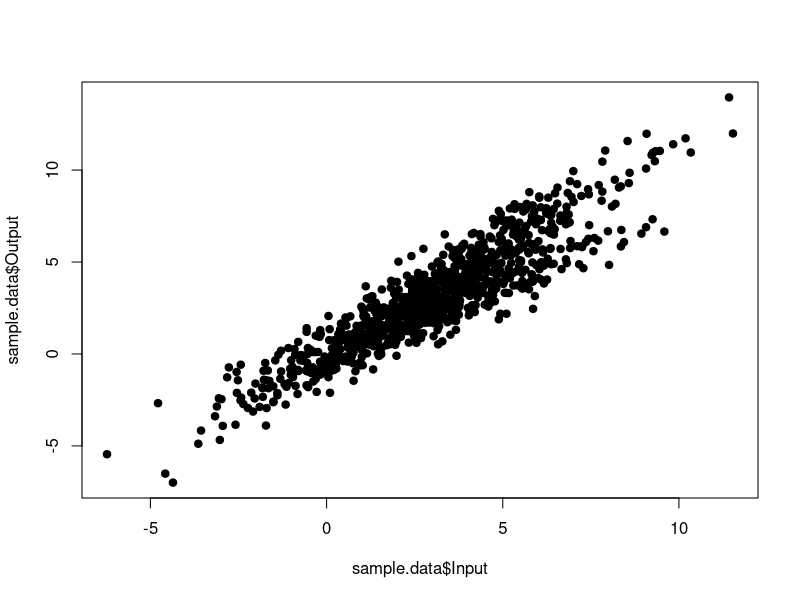
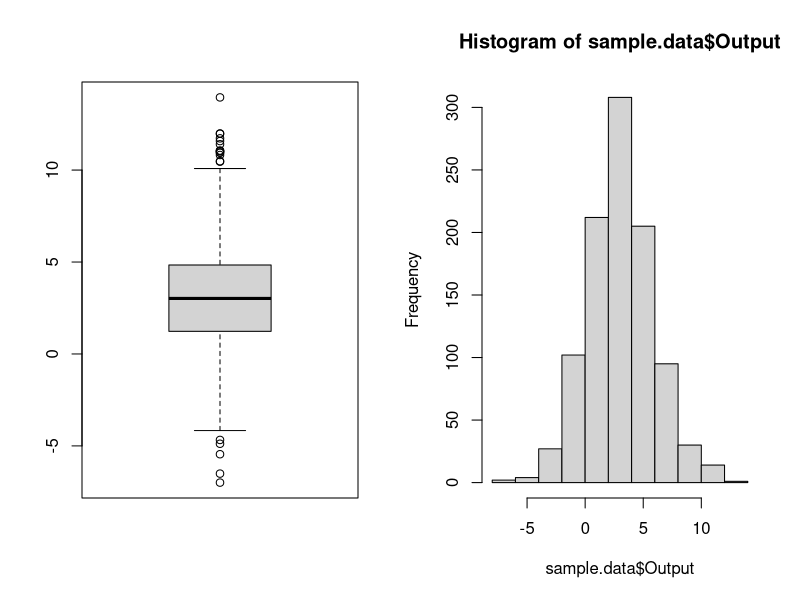
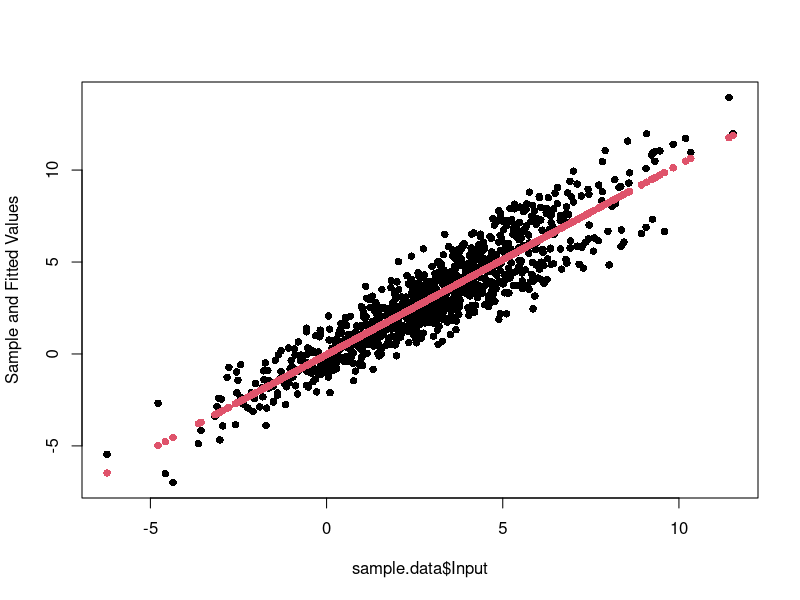
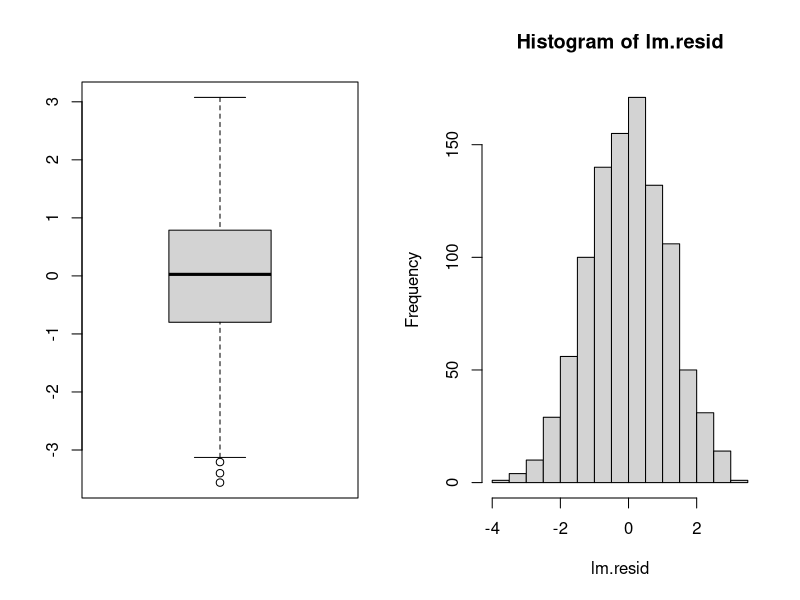
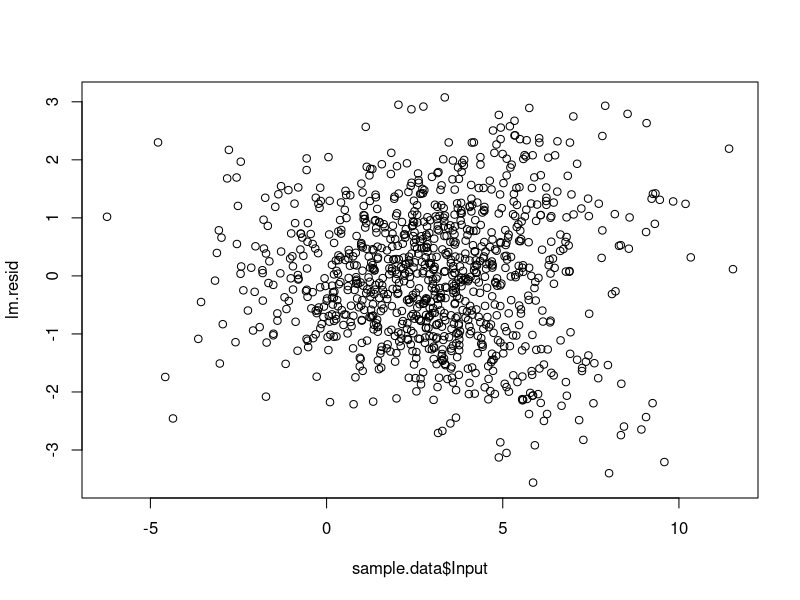
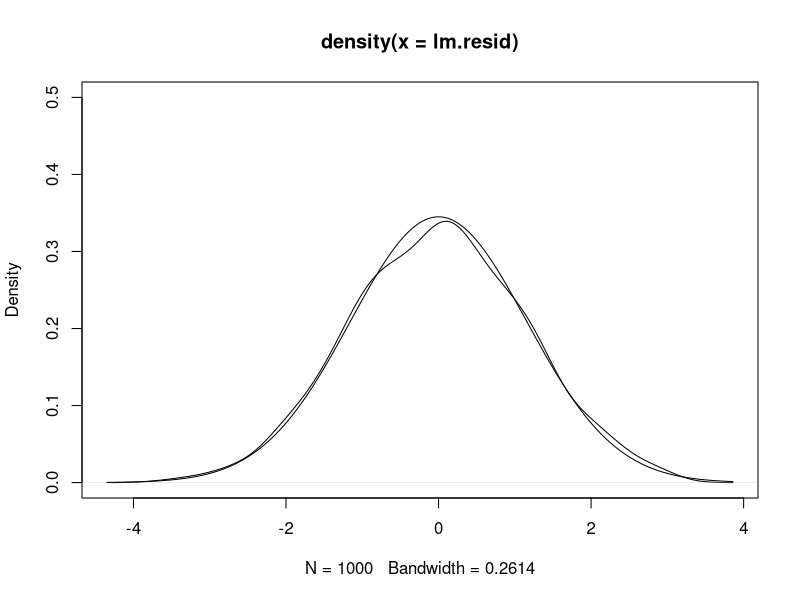
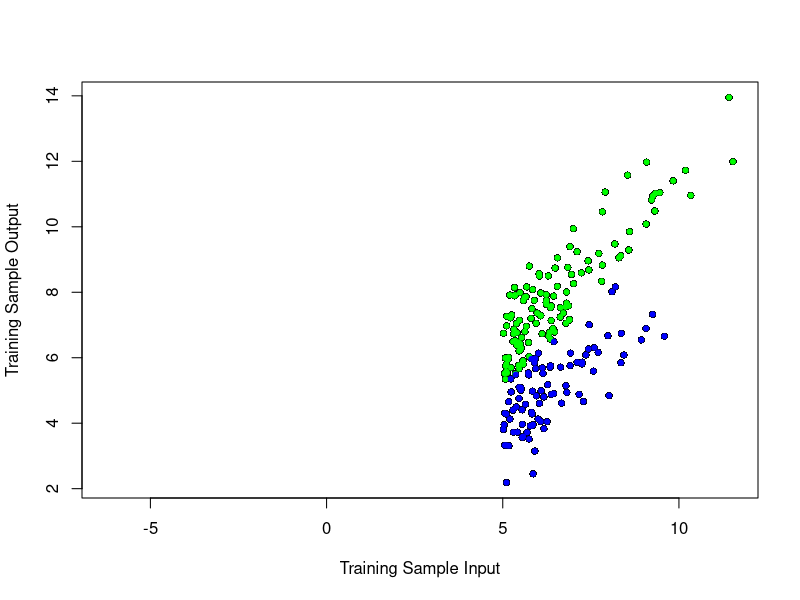
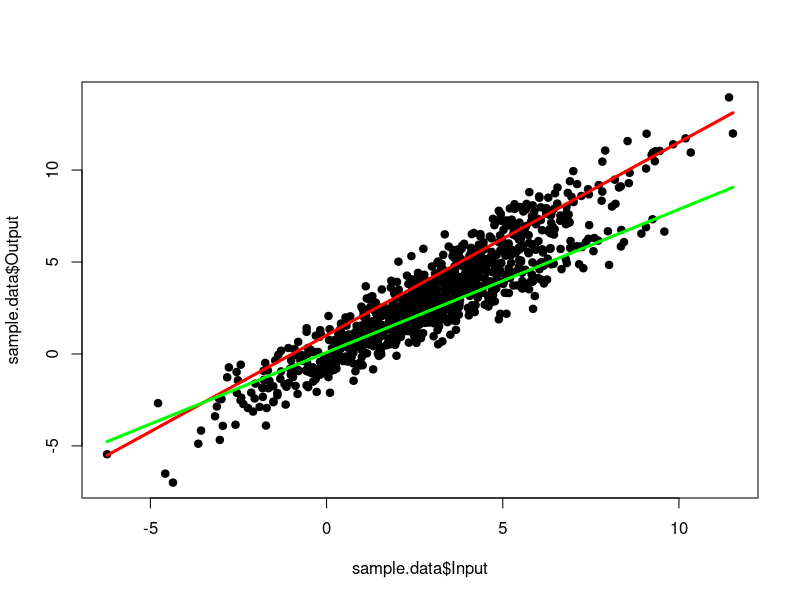

Write R code to recreate these figures, in order.
## ---- chunk 1
options(scipen = 5)
## ---- chunk 2
# Import linear model ('lm') data
sample.data <- read.csv("ResidualAnalysisProjectData_2.csv")
head(sample.data)
plot(sample.data$Input,sample.data$Output, type="p",pch=19)
par(mfrow=c(1,2))
boxplot(sample.data$Output)
hist(sample.data$Output)
par(mfrow=c(1,1))
sample.n <- length(sample.data$Input)
## ---- chunk 3
lm <- lm(Output ~ Input, sample.data)
lm$coefficients
matplot(sample.data$Input, cbind(sample.data$Output, lm$fitted.values),
       type = "p", pch = 16, ylab = "Sample and Fitted Values")

lm.beta0.est <- lm$coefficients[1]
lm.beta1.est <- lm$coefficients[2]
lm.y.fit <- sample.data$Input * lm.beta1.est + lm.beta0.est
lm.resid <- sample.data$Output - lm.y.fit
## ---- chunk 4
(lm.summary <- summary(lm))
## ---- chunk 5
par(mfrow=c(1,2))
boxplot(lm.resid)
hist(lm.resid)
par(mfrow=c(1,1))
## ---- chunk 6
all.equal(as.vector(lm$residuals), lm.resid)
all.equal(as.vector(lm$fitted.values), lm.y.fit)

lm.resid <- lm$residuals
plot(sample.data$Input, lm.resid)

lm.resid.density <- density(lm.resid)
plot(lm.resid.density, ylim = c(0, 0.5))
lines(lm.resid.density$x,
      dnorm(lm.resid.density$x, mean = mean(lm.resid), sd = sd(lm.resid)))
## ---- chunk 7
# Create vectors for 3 training samples, each with a column of our Input values,
#   followed by a column of NA values
sample.na <- rep(NA, sample.n)
sample.training <- data.frame(trainInput = sample.data$Input, trainOutput = sample.na)
sample.training.steep <- data.frame(trainSteepInput = sample.data$Input, 
                                    trainSteepOutput = sample.na)
sample.training.flat <- data.frame(trainFlatInput = sample.data$Input, 
                                   trainFlatOutput = sample.na)

head(cbind(sample.data, sample.training, sample.training.steep, sample.training.flat))
## ---- chunk 8
# Create a selector for Input >= 5, focusing only on the right area of the plot
selector.training.base <- sample.data$Input >= 5

# Create a selector meeting the above criteria, plus Output above the fitted y line
selector.training.steep <- selector.training.base & (sample.data$Output > lm$fitted.values)

# Create a selector meeting the above criteria, plus Output above the fitted y line
selector.training.flat <- selector.training.base & (sample.data$Output <= lm$fitted.values)

# Replace the NA values in our earlier training vectors with the qualified Output values
#   based on our selectors
sample.training[selector.training.base, 2] <- sample.data[selector.training.base, 2]
sample.training.steep[selector.training.steep, 2] <- sample.data[selector.training.steep, 2]
sample.training.flat[selector.training.flat, 2] <- sample.data[selector.training.flat, 2]

head(sample.training)
head(cbind(sample.data, sample.training, sample.training.steep, sample.training.flat), 10)

plot(sample.training$trainInput, sample.training$trainOutput, 
     pch = 16, ylab = "Training Sample Output", xlab="Training Sample Input")
points(sample.training.steep$trainSteepInput, sample.training.steep$trainSteepOutput, pch = 20, col = "green")
points(sample.training.flat$trainFlatInput, sample.training.flat$trainFlatOutput, pch = 20, col = "blue")
## ---- chunk 9
lm.steep <- lm(trainSteepOutput ~ trainSteepInput, sample.training.steep)
lm.steep.summary <- summary(lm.steep)
lm.flat <- lm(trainFlatOutput ~ trainFlatInput, sample.training.flat)
lm.flat.summary <- summary(lm.flat)

lm.steep.summary
lm.flat.summary

lm.pf <- pf(lm.summary$fstatistic[1], 
                lm.summary$fstatistic[2], 
                lm.summary$fstatistic[3],lower.tail = FALSE)
lm.steep.pf <- pf(lm.steep.summary$fstatistic[1], 
                        lm.steep.summary$fstatistic[2], 
                        lm.steep.summary$fstatistic[3],lower.tail = FALSE)
lm.flat.pf <- pf(lm.flat.summary$fstatistic[1], 
                        lm.flat.summary$fstatistic[2], 
                        lm.flat.summary$fstatistic[3],lower.tail = FALSE)

t00.2 <- round(lm$coefficients[1], 3)
t00.3 <- round(lm.steep$coefficients[1], 3)
t00.4 <- round(lm.flat$coefficients[1], 3)
t01.2 <- round(lm$coefficients[2], 3)
t01.3 <- round(lm.steep$coefficients[2], 3)
t01.4 <- round(lm.flat$coefficients[2], 3)
t1.2 <- round(lm.summary$sigma, 3)
t1.3 <- round(lm.steep.summary$sigma, 3)
t1.4 <- round(lm.flat.summary$sigma, 3)
t2.2 <- round(lm.summary$r.squared, 3)
t2.3 <- round(lm.steep.summary$r.squared, 3)
t2.4 <- round(lm.flat.summary$r.squared, 3)
t2b.2 <- round(lm.summary$adj.r.squared, 3)
t2b.3 <- round(lm.steep.summary$adj.r.squared, 3)
t2b.4 <- round(lm.flat.summary$adj.r.squared, 3)
t3.2 <- round(lm.summary$coefficients[1,4], 3)
t3.3 <- round(lm.steep.summary$coefficients[1,4], 3)
t3.4 <- round(lm.flat.summary$coefficients[1,4], 3)
t4.2 <- round(lm.summary$coefficients[2,4], 3)
t4.3 <- round(lm.steep.summary$coefficients[2,4], 3)
t4.4 <- round(lm.flat.summary$coefficients[2,4], 3)
t5.2 <- round(lm.summary$fstatistic[1])
t5.3 <- round(lm.steep.summary$fstatistic[1])
t5.4 <- round(lm.flat.summary$fstatistic[1])
## ---- chunk 10
lm.steep.predict <- predict(lm.steep, 
                            data.frame(trainSteepInput=sample.data$Input), 
                            interval="prediction")
lm.flat.predict <- predict(lm.flat, 
                            data.frame(trainFlatInput=sample.data$Input), 
                            interval="prediction")
plot(sample.data$Input, sample.data$Output, type="p", pch=19)
lines(sample.data$Input, lm.steep.predict[,1], col="red", lwd=3)
lines(sample.data$Input, lm.flat.predict[,1], col="green", lwd=3)
